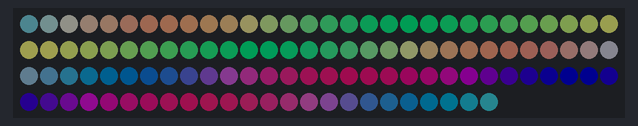
A program run on a simulated Arduino Pro Mini, built with avr-gcc and run on an emulated ATmega328P. Parts: 114 RGB LEDs in strip order, left to right, continuing on the next row. Dim RGB values are drawn brighter than linear.

Above: at 0.15 s.
At 5.1 s:
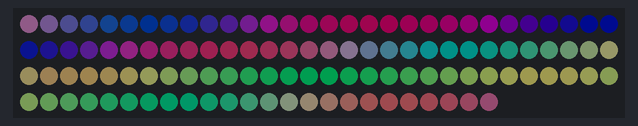
At 9.91 s:
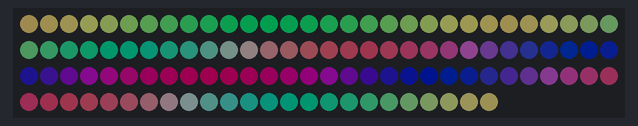
At 19.81 s:
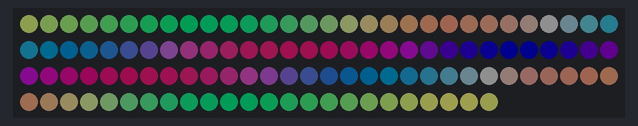
At 29.57 s:
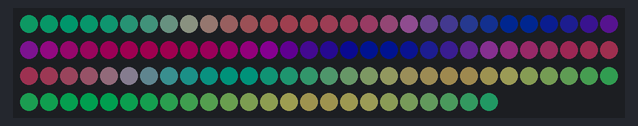
At 39.92 s:
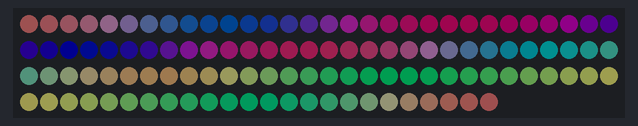

The program:

main.cpp
```cpp
#import <Arduino.h>
#import <FastLED.h>

#define NUM_LEDS 114
#define LED_DATA_PIN 9

#define MAXIMUM_BRIGHTNESS_PER_CHANNEL 30 // On a scale from 1-255, of course. Actual value may be very slightly higher.
#define SPEED_OF_LIGHT 200 // Speed of animation in <continued months or years later> . . . units?

#define RED_WAVES_PER_STRIP 5 // Experiment with these
#define GREEN_WAVES_PER_STRIP 2 // Experiment with these
#define BLUE_WAVES_PER_STRIP 3 // Experiment with these

#define CONST_SIN_FACTOR 2 / NUM_LEDS

unsigned char red;
unsigned char green;
unsigned char blue;
CRGBArray<NUM_LEDS> leds;

void setup() {
	FastLED.addLeds<NEOPIXEL, LED_DATA_PIN>(leds, NUM_LEDS);
}

unsigned char calc(int freq, float pos, float offset) {
	return (char) ( ( sin( pos * (PI - offset) * freq * CONST_SIN_FACTOR ) * MAXIMUM_BRIGHTNESS_PER_CHANNEL) + (MAXIMUM_BRIGHTNESS_PER_CHANNEL + 1 ) ) / 2;
}

void loop() {
	unsigned long time = millis();
	float speed = (float) ( time ) / (float) SPEED_OF_LIGHT;
	float red_speed = speed * RED_WAVES_PER_STRIP;
	float green_speed = speed * GREEN_WAVES_PER_STRIP;
	float blue_speed = speed * BLUE_WAVES_PER_STRIP;
	for ( int i = 0; i < NUM_LEDS; ++i ) {
		leds[i] = 0x000000;
		leds[i].red += calc( RED_WAVES_PER_STRIP, (float) i - red_speed, 0 );
		leds[i].green += calc( GREEN_WAVES_PER_STRIP, (float) i - green_speed, PI/2 );
		leds[i].blue += calc( BLUE_WAVES_PER_STRIP, (float) i - blue_speed, PI );
	}
	FastLED.show();
}
```
